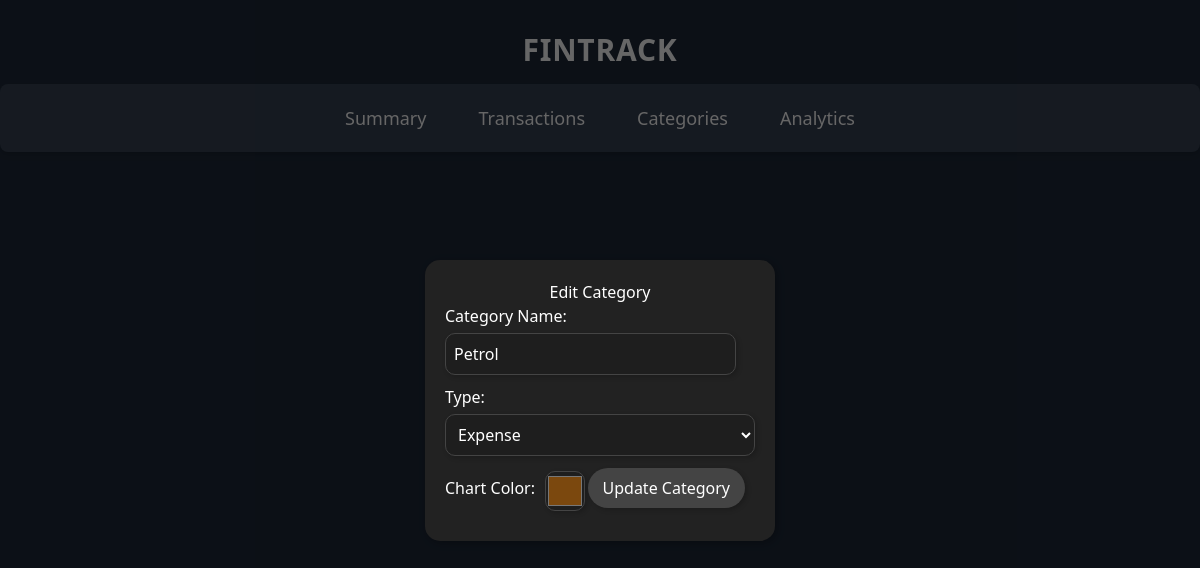
/edit_category/1, run on the app's committed database.
### app.py (models this page shows)
class Category(db.Model):
    id = db.Column(db.Integer, primary_key=True)
    name = db.Column(db.String(50), unique=True, nullable=False)
    type = db.Column(db.String(10), nullable=False)  # "income" or "expense"
    chart_color = db.Column(db.String(10), nullable=True)

### app.py (the view, shortened to what this page needs)
@app.route('/edit_category/<int:id>', methods=['GET', 'POST'])
def edit_category(id):
    category = Category.query.get_or_404(id)
    return render_template('edit_category.html', category=category)

### templates/edit_category.html (shortened to what this page needs)
{% extends "base.html" %}
{% block content %}
<div id="editCategoryModal" class="modal">
    <div class="modal-content">
        <h3>Edit Category</h3>
        <form action="{{ url_for('edit_category', id=category.id) }}" method="POST">
            <div class="form-group">
                <label for="category-name">Category Name:</label>
                <input type="text" class="category-name" id="category-name" name="category-name" value="{{ category.name }}" required>
            </div>
            <div class="form-group">
                <label for="category-type">Type:</label>
                <select id="category-type" name="category-type">
                    <option value="expense" {% if category.type == "expense" %}selected{% endif %}>Expense</option>
                </select>
            </div>
            <div class="form-group color-group">
                <label for="chart-color">Chart Color:</label>
                <input type="color" id="chart-color" name="chart-color" value="{{ category.chart_color }}">
            </div>
            <button type="submit" class="update-button">Update Category</button>
        </form>
    </div>
</div>
{% endblock %}

### templates/edit_category.html (style rules this page uses)
.modal { display: none; position: fixed; z-index: 10; left: 0; top: 0; width: 100%; height: 100%; background-color: rgba(0, 0, 0, 0.6); display: flex; align-items: center; justify-content: center; }
.modal-content { background-color: #222; padding: 20px; border-radius: 15px; box-shadow: 2px 2px 10px rgba(0, 0, 0, 0.3); width: 350px; position: relative; }
.form-group { display: flex; flex-direction: column; align-items: flex-start; margin-bottom: 10px; }
.color-group { flex-direction: row; align-items: center; }
.color-group label { margin-right: 10px; }
input, select { margin-top: 5px; padding: 8px; width: 100%; background-color: #1e1e1e; border: 1px solid #444; color: white; border-radius: 10px; box-shadow: 2px 2px 5px rgba(0, 0, 0, 0.2); }
.category-name { max-width:94%; }
input[type="color"] { width: 40px; height: 40px; padding: 0; border-radius: 10px; vertical-align: middle; }
.update-button { margin-top: 0px; padding: 8px 15px; background-color: #444; color: white; border: none; cursor: pointer; border-radius: 20px; box-shadow: 2px 2px 5px rgba(0, 0, 0, 0.2); transition: background-color 0.3s ease; align-self: flex-end; position: absolute; bottom: 33px; right: 30px; }

### data on the page
Category: category-name "Petrol", category-type "Expense", chart-color "#7b480e"
